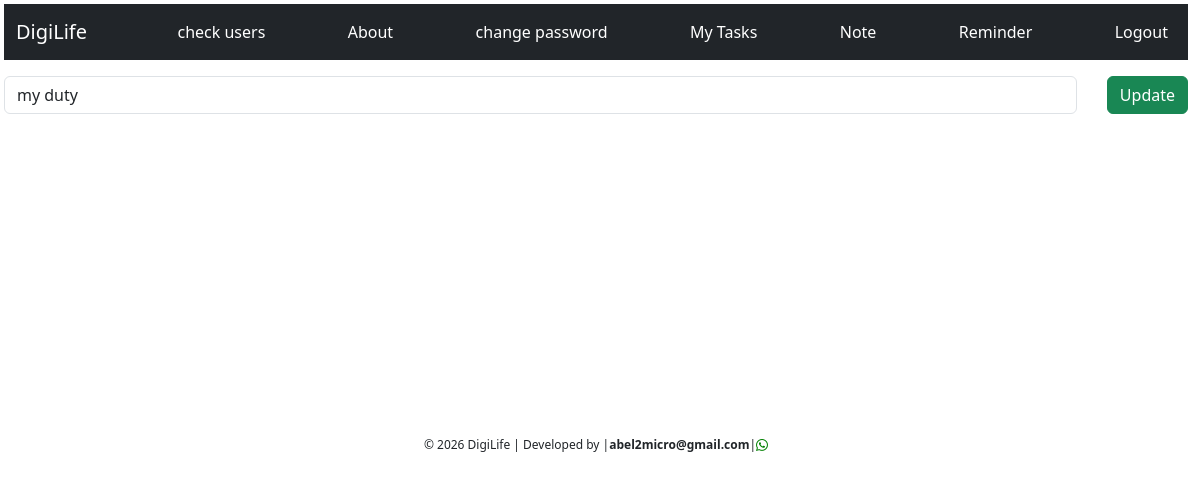
Before: /edit_task/1 (signed in) with the older database file.
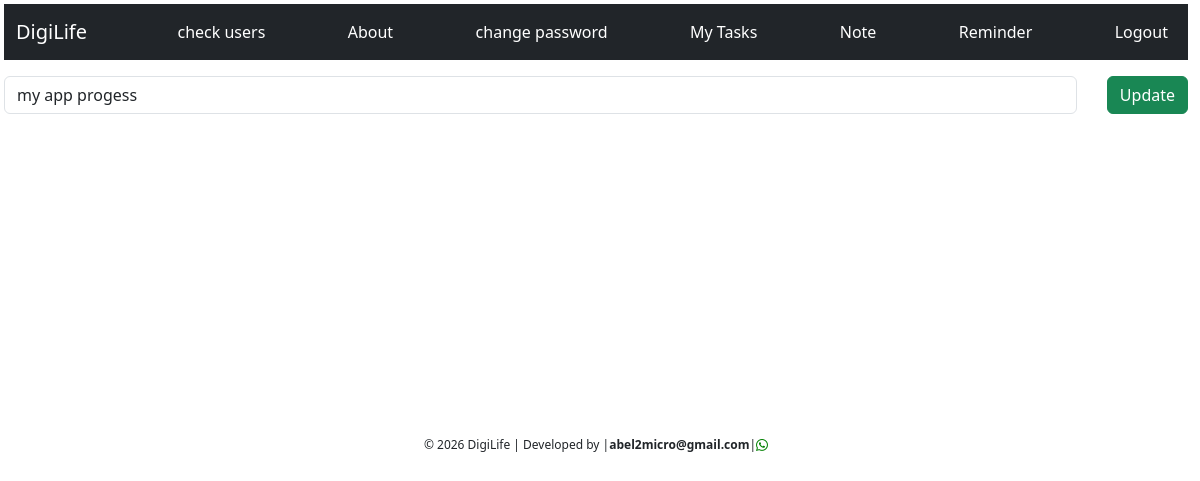
After: the same page with the newer database file.
### models.py (models this page shows)
class Task(db.Model):
    id = db.Column(db.Integer, primary_key=True)
    task_name = db.Column(db.String(300), nullable=False)
    task_date = db.Column(db.DateTime, default=datetime.now)
    user_id = db.Column(db.ForeignKey('user.id')) #means this table refers to another another table(User)
    percentage_done=db.Column(db.Integer, default=0)
    note = db.relationship('Note', backref='note') #means the table is referenced somewhere(Note)

### app.py (the view, shortened to what this page needs)
@app.route('/edit_task/<int:id>', methods=['GET', 'POST'])
def edit_task(id):
    task = Task.query.get_or_404(id)
    return render_template('edit_task.html', task=task)

### app.py (called while the page is built)
@login_manager.user_loader
def load_user(user_id):
    return User.query.get(int(user_id))

### templates/edit_task.html
{%extends 'base.html'%}
{%block content%}
<form class="d-flex mt-3" action="/edit_task/{{task.id}}" method="POST">
    <input class="form-control" type="text" name="task_name" value="{{task.task_name}}" placeholder="enter task name">
    <button class="btn btn-success btn-success">Update</button>
</form>
{%endblock%}

Changed rows visible on the page:
changed Task: task_name "my duty" → "my app progess"
